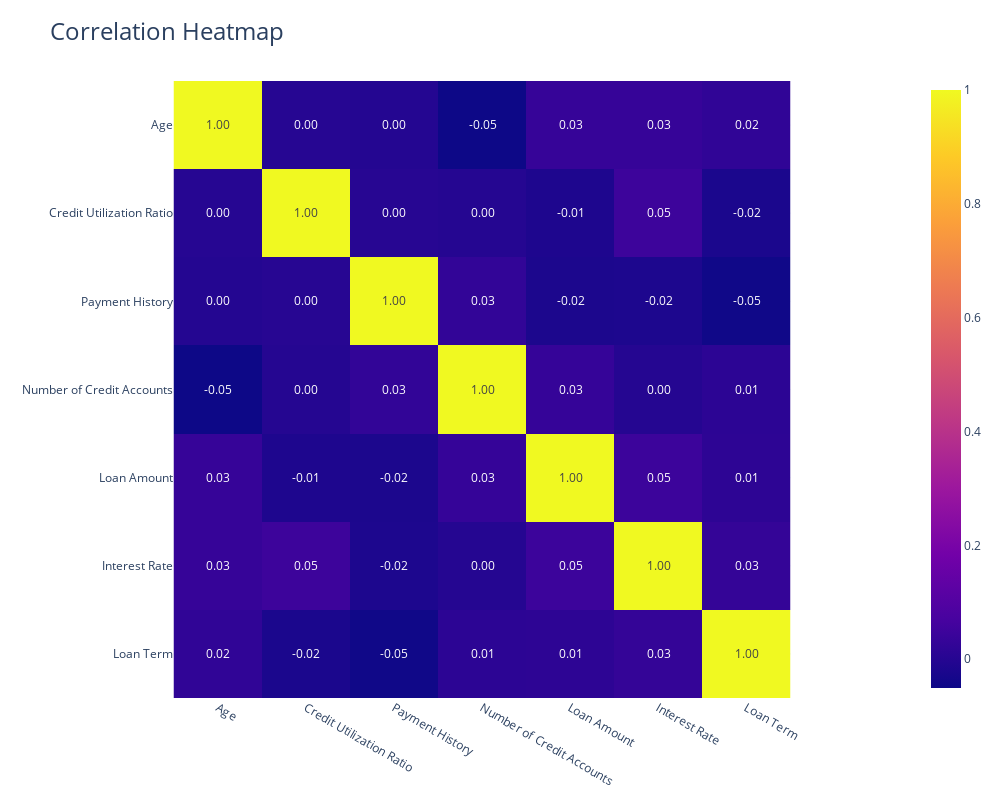

The notebook cell saved with this chart:
### Markdown cell above
Now let’s have a look at the correlation in the data:

### Code cell
vis_correlation = px.imshow(cred.corr(numeric_only=True),title= "Correlation Heatmap",text_auto= ".2f")

vis_correlation.update_layout(
    width=1000,  # Increase width
    height=800,  # Increase height
    title_font=dict(size=24),  # Larger title
    margin=dict(l=60, r=60, t=80, b=60))  # Add margins for readability
        
vis_correlation.show()

### Figure 1 — Plotly figure (JSON) as saved in the notebook; plotly's stock layout.template omitted (floating-point values rounded to 4 significant figures)
{"data": [{"coloraxis": "coloraxis", "hovertemplate": "x: %{x}<br>y: %{y}<br>color: %{z}<extra></extra>", "name": "0", "texttemplate": "%{z:.2f}", "type": "heatmap", "x": ["Age", "Credit Utilization Ratio", "Payment History", "Number of Credit Accounts", "Loan Amount", "Interest Rate", "Loan Term"], "xaxis": "x", "y": ["Age", "Credit Utilization Ratio", "Payment History", "Number of Credit Accounts", "Loan Amount", "Interest Rate", "Loan Term"], "yaxis": "y", "z": [[1.0, 0.001308, -0.003114, -0.05067, 0.03411, 0.03287, 0.02139], [0.001308, 1.0, 0.002114, -0.001842, -0.01492, 0.04824, -0.02292], [-0.003114, 0.002114, 1.0, 0.02502, -0.01908, -0.01762, -0.04553], [-0.05067, -0.001842, 0.02502, 1.0, 0.03223, -0.001083, 0.01279], [0.03411, -0.01492, -0.01908, 0.03223, 1.0, 0.04529, 0.01428], [0.03287, 0.04824, -0.01762, -0.001083, 0.04529, 1.0, 0.02819], [0.02139, -0.02292, -0.04553, 0.01279, 0.01428, 0.02819, 1.0]]}], "layout": {"coloraxis": {"colorscale": [[0, "#0d0887"], [0.1111, "#46039f"], [0.2222, "#7201a8"], [0.3333, "#9c179e"], [0.4444, "#bd3786"], [0.5556, "#d8576b"], [0.6667, "#ed7953"], [0.7778, "#fb9f3a"], [0.8889, "#fdca26"], [1, "#f0f921"]]}, "height": 800, "margin": {"b": 60, "l": 60, "r": 60, "t": 80}, "title": {"font": {"size": 24}, "text": "Correlation Heatmap"}, "width": 1000, "xaxis": {"anchor": "y", "constrain": "domain", "domain": [0, 1], "scaleanchor": "y"}, "yaxis": {"anchor": "x", "autorange": "reversed", "constrain": "domain", "domain": [0, 1]}}}
